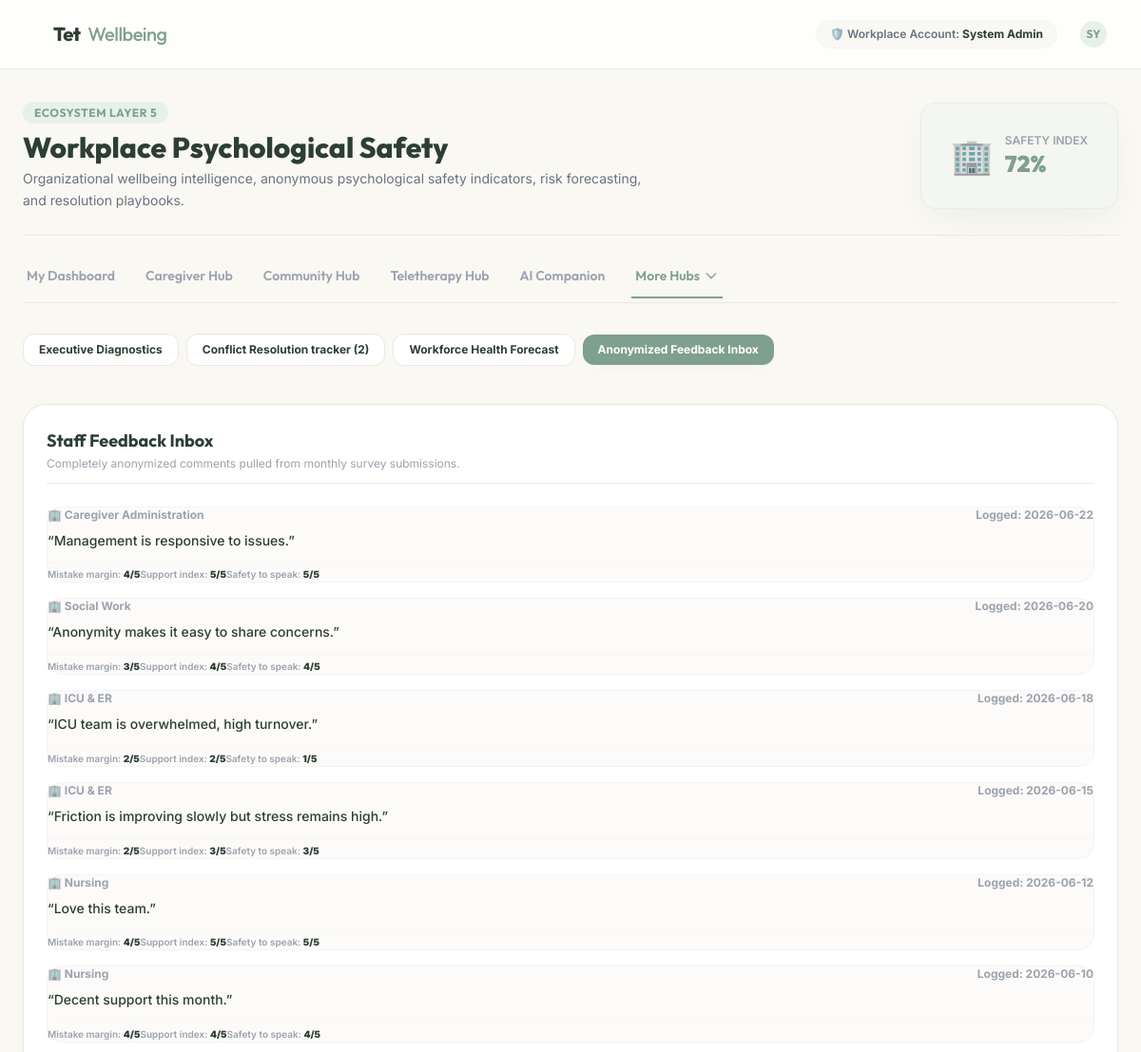
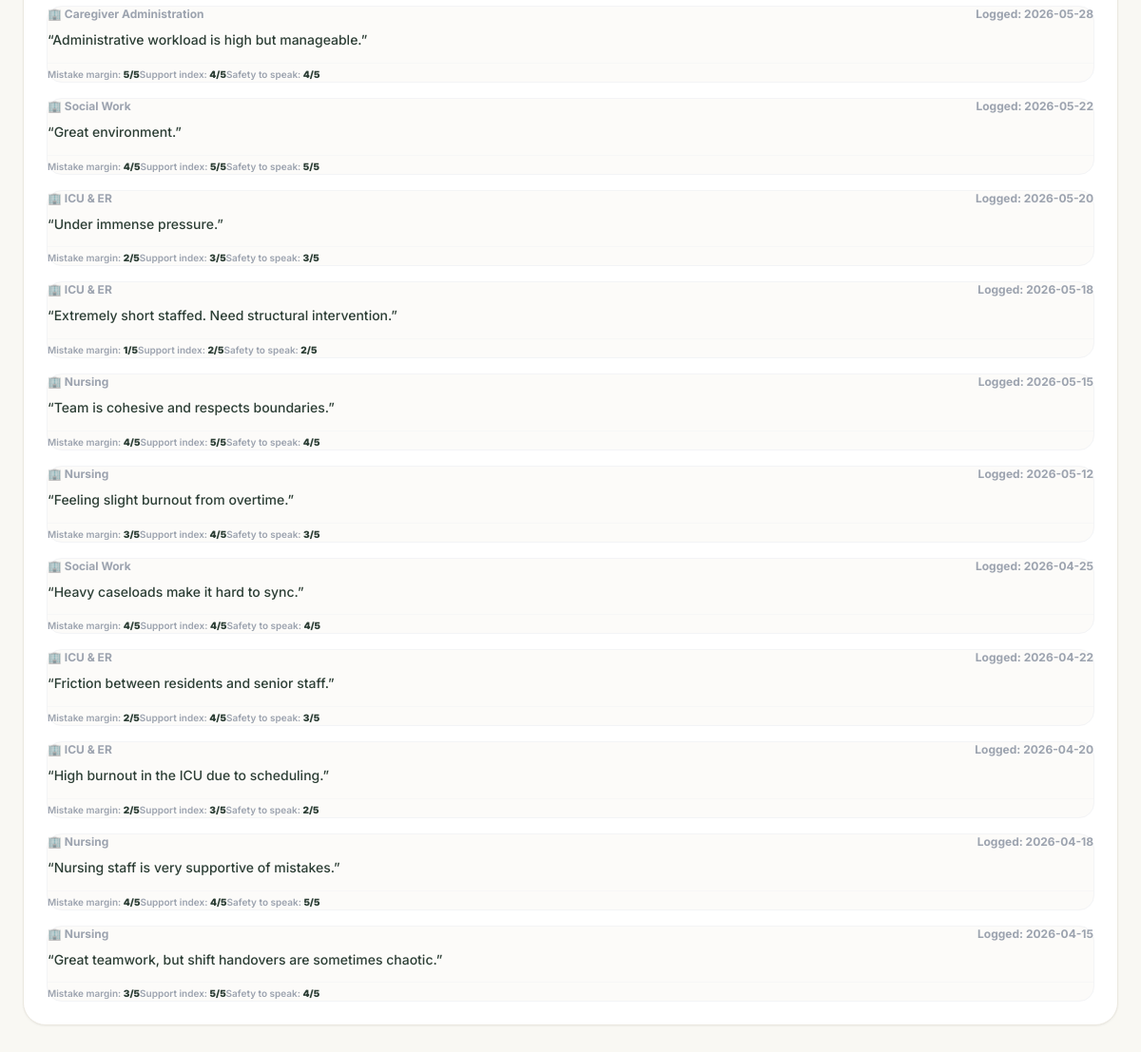
The app's page /workplace_safety.php?tab=inbox (signed in) with its own data (2 pictures, top to bottom).
### tables this page shows
CREATE TABLE IF NOT EXISTS `workplace_survey_responses` (
    `id` INT AUTO_INCREMENT PRIMARY KEY,
    `department_id` INT NOT NULL,
    `q1_raise_issues` INT NOT NULL,
    `q2_team_mistakes` INT NOT NULL,
    `q3_supportive_env` INT NOT NULL,
    `q4_respect_others` INT NOT NULL,
    `q5_burnout_level` INT NOT NULL,
    `feedback` TEXT DEFAULT NULL,
    `submitted_date` DATE NOT NULL,
    `created_at` TIMESTAMP DEFAULT CURRENT_TIMESTAMP,
    FOREIGN KEY (`department_id`) REFERENCES `workplace_departments`(`id`) ON DELETE CASCADE
);

### workplace_safety.php (the view, shortened to what the rows shown need)
<?php
require_once __DIR__ . '/db.php';
$user_role = $_SESSION['user_role'] ?? 'client';
$departments = [];
if ($db_connected && $pdo) {
    try {
        $departments = $pdo->query("SELECT * FROM workplace_departments")->fetchAll(PDO::FETCH_ASSOC);
    } catch (PDOException $e) {
        $departments = $_SESSION['mock_workplace_departments'] ?? [];
    }
} else {
    $departments = $_SESSION['mock_workplace_departments'] ?? [];
}
$dept_map = [];
foreach ($departments as $d) {
    $dept_map[$d['id']] = $d['name'];
}
$all_responses = [];
if ($db_connected && $pdo) {
    try {
        $all_responses = $pdo->query("SELECT * FROM workplace_survey_responses ORDER BY submitted_date DESC")->fetchAll(PDO::FETCH_ASSOC);
    } catch (PDOException $e) {
        $all_responses = $_SESSION['mock_workplace_survey_responses'] ?? [];
    }
} else {
    $all_responses = $_SESSION['mock_workplace_survey_responses'] ?? [];
}
usort($all_responses, function($a, $b) {
    return strcmp($b['submitted_date'], $a['submitted_date']);
});
$all_conflicts = [];
if ($db_connected && $pdo) {
    try {
        $all_conflicts = $pdo->query("SELECT * FROM workplace_conflicts ORDER BY logged_date DESC")->fetchAll(PDO::FETCH_ASSOC);
    } catch (PDOException $e) {
        $all_conflicts = $_SESSION['mock_workplace_conflicts'] ?? [];
    }
} else {
    $all_conflicts = $_SESSION['mock_workplace_conflicts'] ?? [];
}
usort($all_conflicts, function($a, $b) {
    return strcmp($b['logged_date'], $a['logged_date']);
});
$dept_metrics = [];
foreach ($departments as $d) {
    $dept_metrics[$d['id']] = [
        'name' => $d['name'],
        'safety_sum' => 0,
        'burnout_sum' => 0,
        'count' => 0
    ];
}
foreach ($all_responses as $r) {
    $d_id = $r['department_id'];
    if (isset($dept_metrics[$d_id])) {
        $safety_val = ($r['q1_raise_issues'] + $r['q2_team_mistakes'] + $r['q3_supportive_env'] + $r['q4_respect_others']) / 4 * 20;
        $dept_metrics[$d_id]['safety_sum'] += $safety_val;
        $dept_metrics[$d_id]['burnout_sum'] += ($r['q5_burnout_level'] * 20);
        $dept_metrics[$d_id]['count']++;
    }
}
$org_safety_sum = 0;
$org_burnout_sum = 0;
$org_count = 0;
$dept_summary = [];
foreach ($dept_metrics as $id => $m) {
    $avg_safety = $m['count'] > 0 ? round($m['safety_sum'] / $m['count']) : 75;
    $avg_burnout = $m['count'] > 0 ? round($m['burnout_sum'] / $m['count']) : 30;
    $dept_summary[$id] = [
        'name' => $m['name'],
        'safety_index' => $avg_safety,
        'burnout_index' => $avg_burnout,
        'count' => $m['count']
    ];
    if ($m['count'] > 0) {
        $org_safety_sum += $m['safety_sum'];
        $org_burnout_sum += $m['burnout_sum'];
        $org_count += $m['count'];
    }
}
$overall_safety_index = $org_count > 0 ? round($org_safety_sum / $org_count) : 78;
$overall_burnout_index = $org_count > 0 ? round($org_burnout_sum / $org_count) : 34;
$monthly_safety = ['April' => [], 'May' => [], 'June' => []];
foreach ($all_responses as $r) {
    $date = $r['submitted_date'];
    $month = date('F', strtotime($date));
    if (isset($monthly_safety[$month])) {
        $safety_val = ($r['q1_raise_issues'] + $r['q2_team_mistakes'] + $r['q3_supportive_env'] + $r['q4_respect_others']) / 4 * 20;
        $monthly_safety[$month][] = $safety_val;
    }
}
$trend_points = [];
$months_list = ['April', 'May', 'June'];
foreach ($months_list as $m) {
    if (!empty($monthly_safety[$m])) {
        $trend_points[$m] = round(array_sum($monthly_safety[$m]) / count($monthly_safety[$m]));
    } else {
        $trend_points[$m] = ($m === 'April') ? 72 : (($m === 'May') ? 75 : 78);
    }
}
$y_apr = 120 - (($trend_points['April'] ?? 72) * 1.0);
$y_may = 120 - (($trend_points['May'] ?? 75) * 1.0);
$y_jun = 120 - (($trend_points['June'] ?? 78) * 1.0);
$active_tab = isset($_GET['tab']) ? $_GET['tab'] : 'analytics';
?>
<!DOCTYPE html>
<html lang="en">
<head>
    <script src="https://cdn.tailwindcss.com"></script>
</head>
<body class="text-brand-slate min-h-screen pb-20 md:pb-8">
    <main class="max-w-7xl mx-auto px-6 py-8">
        <div class="flex flex-col md:flex-row md:items-center justify-between gap-6 mb-8 border-b border-[#EBE8E0] pb-6">
            <div>
                <h2 class="text-3xl font-extrabold font-outfit text-brand-slate mt-2">Workplace Psychological Safety</h2>
            </div>
        </div>
        <?php if (($user_role === 'admin' || $user_role === 'specialist') && $active_tab === 'analytics'): ?>
            <div class="grid grid-cols-1 lg:grid-cols-3 gap-8">
                <div class="lg:col-span-2 space-y-8">
                    <div class="grid grid-cols-1 sm:grid-cols-3 gap-4">
                        <div class="p-5 rounded-3xl bg-white border border-[#EBE8E0] shadow-sm flex flex-col justify-between">
                            <span class="text-xs font-semibold text-gray-400 uppercase tracking-wider">Overall Safety Score</span>
                            <div class="mt-4 flex items-baseline gap-2">
                                <span class="text-4xl font-extrabold font-outfit text-brand-sage"><?php echo $overall_safety_index; ?>%</span>
                                <span class="text-xs text-emerald-500 font-bold">▲ Good</span>
                            </div>
                        </div>
                        <div class="p-5 rounded-3xl bg-white border border-[#EBE8E0] shadow-sm flex flex-col justify-between">
                            <span class="text-xs font-semibold text-gray-400 uppercase tracking-wider">Burnout risk index</span>
                            <div class="mt-4 flex items-baseline gap-2">
                                <span class="text-4xl font-extrabold font-outfit text-brand-coral"><?php echo $overall_burnout_index; ?>%</span>
                                <span class="text-xs text-brand-coral font-bold">⚠️ Moderate</span>
                            </div>
                        </div>
                        <div class="p-5 rounded-3xl bg-white border border-[#EBE8E0] shadow-sm flex flex-col justify-between">
                            <span class="text-xs font-semibold text-gray-400 uppercase tracking-wider">Unresolved conflicts</span>
                            <div class="mt-4 flex items-baseline gap-2">
                                <span class="text-4xl font-extrabold font-outfit text-yellow-600"><?php echo count(array_filter($all_conflicts, function($c){return $c['status'] !== 'resolved';})); ?></span>
                                <span class="text-xs text-gray-400">cases</span>
                            </div>
                        </div>
                    </div>
                    <section class="p-6 rounded-3xl bg-white border border-[#EBE8E0] shadow-sm">
                        <h3 class="font-bold text-lg text-brand-slate mb-4 font-outfit">Department Safety Rankings</h3>
                        <div class="overflow-x-auto">
                            <table class="w-full text-left border-collapse">
                                <thead>
                                    <tr class="border-b border-[#EBE8E0] text-xs font-bold text-gray-400 uppercase tracking-wider">
                                        <th class="pb-3">Department</th>
                                        <th class="pb-3">Safety Index</th>
                                        <th class="pb-3">Burnout Risk</th>
                                        <th class="pb-3 text-right">Responses</th>
                                    </tr>
                                </thead>
                                <tbody>
                                    <?php foreach ($dept_summary as $id => $summary): ?>
                                        <tr class="border-b border-gray-100 hover:bg-gray-50/55 transition-colors">
                                            <td class="py-4 font-semibold text-sm"><?php echo htmlspecialchars($summary['name']); ?></td>
                                            <td class="py-4">
                                                <div class="flex items-center gap-2">
                                                    <span class="text-sm font-bold"><?php echo $summary['safety_index']; ?>%</span>
                                                    <div class="w-24 bg-gray-100 h-2 rounded-full overflow-hidden">
                                                        <div class="bg-brand-sage h-full rounded-full" style="width: <?php echo $summary['safety_index']; ?>%"></div>
                                                    </div>
                                                </div>
                                            </td>
                                            <td class="py-4">
                                                <div class="flex items-center gap-2">
                                                    <span class="text-xs font-bold px-2.5 py-0.5 rounded-full <?php echo ($summary['burnout_index'] > 45) ? 'bg-brand-coralLight text-brand-coral' : 'bg-brand-sageLight text-brand-sage'; ?>">
                                                        <?php echo $summary['burnout_index']; ?>%
                                                    </span>
                                                </div>
                                            </td>
                                            <td class="py-4 text-right text-xs font-semibold text-gray-500"><?php echo $summary['count']; ?> submitted</td>
                                        </tr>
                                    <?php endforeach; ?>
                                </tbody>
                            </table>
                        </div>
                    </section>
                </div>
                <div class="space-y-8">
                    <section class="p-6 rounded-3xl bg-white border border-[#EBE8E0] shadow-sm">
                        <h3 class="font-bold text-sm uppercase tracking-wider text-gray-400 mb-4">Safety Index Trend</h3>
                        <div class="flex justify-center py-2 bg-brand-bg rounded-2xl border border-gray-100/50">
                            <svg width="260" height="150" viewBox="0 0 300 150" class="overflow-visible">
                                <line x1="30" y1="120" x2="270" y2="120" stroke="#EBE8E0" stroke-width="1.5" stroke-dasharray="4"/>
                                <line x1="30" y1="70" x2="270" y2="70" stroke="#EBE8E0" stroke-width="1.5" stroke-dasharray="4"/>
                                <line x1="30" y1="20" x2="270" y2="20" stroke="#EBE8E0" stroke-width="1.5" stroke-dasharray="4"/>
                                <path d="M 50 <?php echo $y_apr; ?> L 150 <?php echo $y_may; ?> L 250 <?php echo $y_jun; ?>" fill="none" stroke="#7FA08E" stroke-width="4" stroke-linecap="round" stroke-linejoin="round"/>
                                <circle cx="50" cy="<?php echo $y_apr; ?>" r="6" fill="#2C3E35" stroke="#fff" stroke-width="2"/>
                                <circle cx="150" cy="<?php echo $y_may; ?>" r="6" fill="#2C3E35" stroke="#fff" stroke-width="2"/>
                                <circle cx="250" cy="<?php echo $y_jun; ?>" r="6" fill="#2C3E35" stroke="#fff" stroke-width="2"/>
                                <text x="50" y="142" font-family="Inter" font-size="10" font-weight="bold" fill="#A0AEC0" text-anchor="middle">Apr (<?php echo $trend_points['April'] ?? 72; ?>%)</text>
                                <text x="150" y="142" font-family="Inter" font-size="10" font-weight="bold" fill="#A0AEC0" text-anchor="middle">May (<?php echo $trend_points['May'] ?? 75; ?>%)</text>
                                <text x="250" y="142" font-family="Inter" font-size="10" font-weight="bold" fill="#A0AEC0" text-anchor="middle">Jun (<?php echo $trend_points['June'] ?? 78; ?>%)</text>
                                <text x="20" y="123" font-family="Inter" font-size="9" fill="#A0AEC0" text-anchor="end">0%</text>
                                <text x="20" y="73" font-family="Inter" font-size="9" fill="#A0AEC0" text-anchor="end">50%</text>
                                <text x="20" y="23" font-family="Inter" font-size="9" fill="#A0AEC0" text-anchor="end">100%</text>
                            </svg>
                        </div>
                        <p class="text-xs text-gray-400 mt-3 leading-relaxed">
                            Calculated monthly by consolidating all anonymous responses. Scores above 70% indicate a functional psychological climate.
                        </p>
                    </section>
                    <div class="p-6 rounded-3xl border border-brand-sage/20 bg-brand-sageLight/20 text-brand-slate">
                        <h4 class="font-bold text-sm mb-1.5 flex items-center gap-1.5">💡 Clinical Guidance</h4>
                        <p class="text-xs text-gray-600 leading-relaxed">
                            Teams with higher psychological safety scores are 3x more resilient to acute caregiver burnout. Implement active conflict resolution structures immediately for departments displaying safety indices below 65%.
                        </p>
                    </div>
                </div>
            </div>
        <?php elseif (($user_role === 'admin' || $user_role === 'specialist') && $active_tab === 'inbox'): ?>
            <div class="bg-white border border-[#EBE8E0] rounded-3xl p-6 shadow-sm">
                <div class="space-y-4">
                    <?php
                    foreach ($all_responses as $resp):
                        if (!empty($resp['feedback'])):
                    ?>
                        <div class="p-4.5 rounded-2xl bg-brand-bg/50 border border-gray-100 flex flex-col gap-2">
                            <div class="flex items-center justify-between text-xs font-bold text-gray-400">
                                <span>🏢 <?php echo htmlspecialchars($dept_map[$resp['department_id']] ?? 'General'); ?></span>
                                <span>Logged: <?php echo $resp['submitted_date']; ?></span>
                            </div>
                            <p class="text-sm font-medium text-brand-slate leading-relaxed">
                                &ldquo;<?php echo htmlspecialchars($resp['feedback']); ?>&rdquo;
                            </p>
                            <div class="flex gap-4.5 text-[10px] text-gray-400 font-semibold pt-1 border-t border-gray-100/50 mt-1">
                                <span>Mistake margin: <strong class="text-brand-slate"><?php echo $resp['q2_team_mistakes']; ?>/5</strong></span>
                                <span>Support index: <strong class="text-brand-slate"><?php echo $resp['q3_supportive_env']; ?>/5</strong></span>
                                <span>Safety to speak: <strong class="text-brand-slate"><?php echo $resp['q1_raise_issues']; ?>/5</strong></span>
                            </div>
                        </div>
                    <?php
                        endif;
                    endforeach;
                    ?>
                </div>
            </div>
        <?php endif; ?>
    </main>
</body>
</html>

### records on screen
workplace_survey_responses: department "Caregiver Administration", submitted_date "2026-06-22", feedback "Management is responsive to issues.", q2_team_mistakes "4", q3_supportive_env "5", q1_raise_issues "5"
workplace_survey_responses: department "Social Work", submitted_date "2026-06-20", feedback "Anonymity makes it easy to share concerns.", q2_team_mistakes "3", q3_supportive_env "4", q1_raise_issues "4"
workplace_survey_responses: department "ICU & ER", submitted_date "2026-06-18", feedback "ICU team is overwhelmed, high turnover.", q2_team_mistakes "2", q3_supportive_env "2", q1_raise_issues "1"
workplace_survey_responses: department "ICU & ER", submitted_date "2026-06-15", feedback "Friction is improving slowly but stress remains high.", q2_team_mistakes "2", q3_supportive_env "3", q1_raise_issues "3"
workplace_survey_responses: department "Nursing", submitted_date "2026-06-12", feedback "Love this team.", q2_team_mistakes "4", q3_supportive_env "5", q1_raise_issues "5"
workplace_survey_responses: department "Nursing", submitted_date "2026-06-10", feedback "Decent support this month.", q2_team_mistakes "4", q3_supportive_env "4", q1_raise_issues "4"
workplace_survey_responses: department "Caregiver Administration", submitted_date "2026-05-28", feedback "Administrative workload is high but manageable.", q2_team_mistakes "5", q3_supportive_env "4", q1_raise_issues "4"
workplace_survey_responses: department "Social Work", submitted_date "2026-05-22", feedback "Great environment.", q2_team_mistakes "4", q3_supportive_env "5", q1_raise_issues "5"
workplace_survey_responses: department "ICU & ER", submitted_date "2026-05-20", feedback "Under immense pressure.", q2_team_mistakes "2", q3_supportive_env "3", q1_raise_issues "3"
workplace_survey_responses: department "ICU & ER", submitted_date "2026-05-18", feedback "Extremely short staffed. Need structural intervention.", q2_team_mistakes "1", q3_supportive_env "2", q1_raise_issues "2"
workplace_survey_responses: department "Nursing", submitted_date "2026-05-15", feedback "Team is cohesive and respects boundaries.", q2_team_mistakes "4", q3_supportive_env "5", q1_raise_issues "4"
workplace_survey_responses: department "Nursing", submitted_date "2026-05-12", feedback "Feeling slight burnout from overtime.", q2_team_mistakes "3", q3_supportive_env "4", q1_raise_issues "3"
workplace_survey_responses: department "Social Work", submitted_date "2026-04-25", feedback "Heavy caseloads make it hard to sync.", q2_team_mistakes "4", q3_supportive_env "4", q1_raise_issues "4"
workplace_survey_responses: department "ICU & ER", submitted_date "2026-04-22", feedback "Friction between residents and senior staff.", q2_team_mistakes "2", q3_supportive_env "4", q1_raise_issues "3"
workplace_survey_responses: department "ICU & ER", submitted_date "2026-04-20", feedback "High burnout in the ICU due to scheduling.", q2_team_mistakes "2", q3_supportive_env "3", q1_raise_issues "2"
workplace_survey_responses: department "Nursing", submitted_date "2026-04-18", feedback "Nursing staff is very supportive of mistakes.", q2_team_mistakes "4", q3_supportive_env "4", q1_raise_issues "5"
workplace_survey_responses: department "Nursing", submitted_date "2026-04-15", feedback "Great teamwork, but shift handovers are sometimes chaotic.", q2_team_mistakes "3", q3_supportive_env "5", q1_raise_issues "4"

### other values on screen
$user_name "System Admin"
substr($user_name, 0, 2) "SY"
$overall_safety_index "72"
